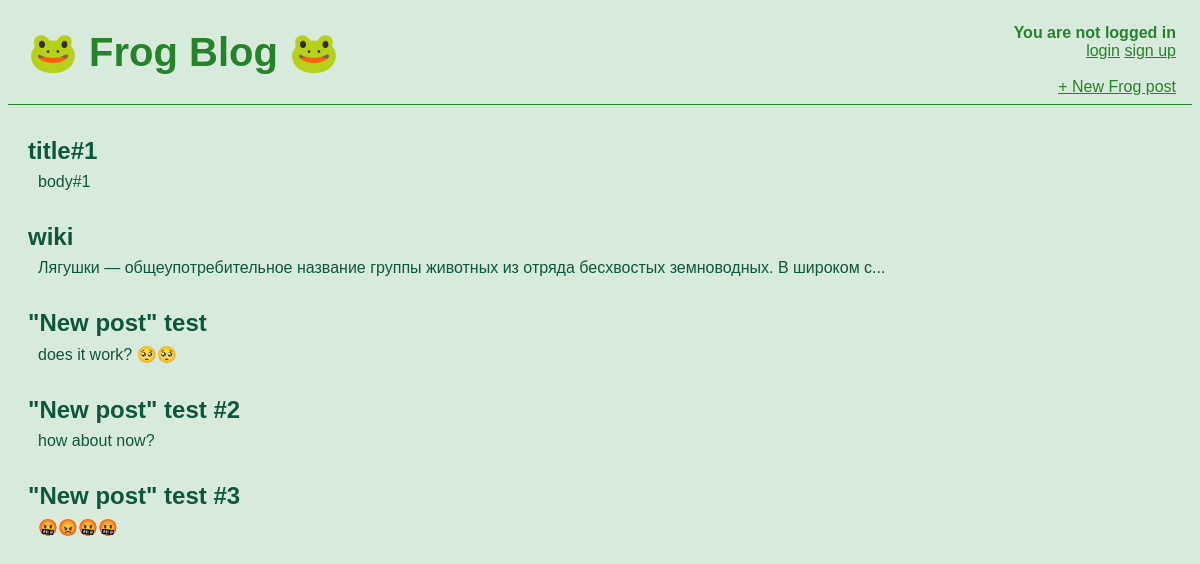
/, run on an earlier commit of the app's database.
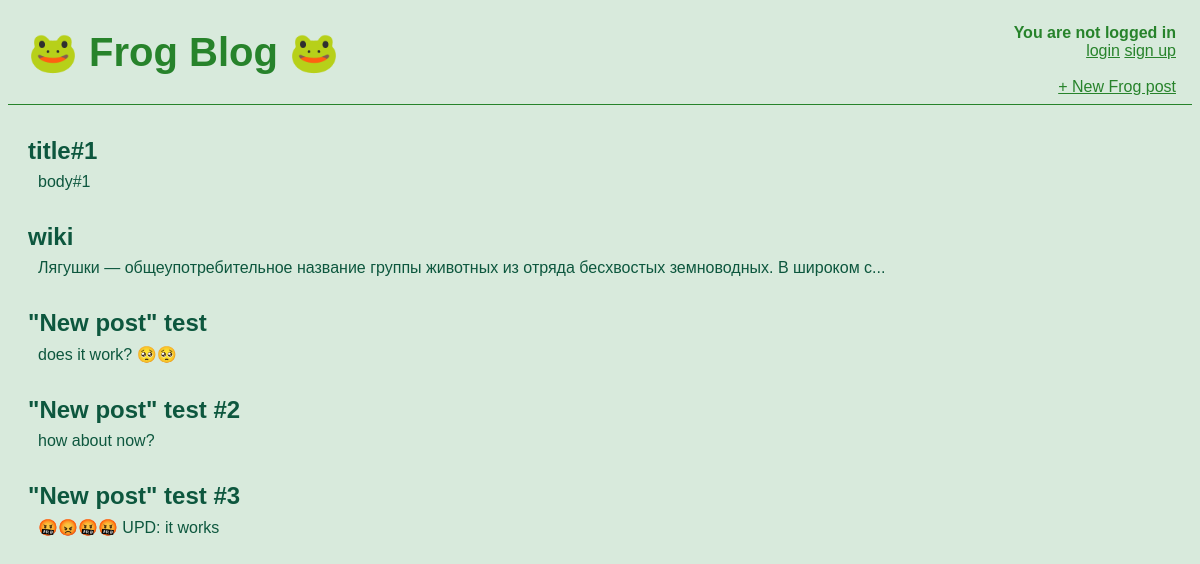
And on a later commit of the database.
### blog/models.py (models this page shows, shortened)
class Post(models.Model):
    title = models.CharField(max_length=200)
    author = models.ForeignKey(
        'auth.User',
        on_delete=models.CASCADE,
        )
    body = models.TextField()
    def bodyFirst100(self):
        if len(self.body) >= 100:
            return self.body[:100] + '...'
        return self.body

### blog/views.py (the view)
# urls.py: path('', views.BlogListView.as_view(), name='home'),
class BlogListView(ListView):
    model = Post
    template_name = 'home.html'

### templates/home.html
{% extends 'base.html' %}
{% block content%}
    {% for post in object_list %}
        <div class="post-entry">
            <h2><a href="{% url 'post_detail' post.pk %}">{{post.title}}</a></h2>
            <p>{{post.bodyFirst100}}</p>
        </div>
    {% endfor %}
{% endblock content%}

What changed in the data, as far as the page shows it:
changed Post "\"New post\" test #3": bodyFirst100 "🤬😡🤬🤬" → "🤬😡🤬🤬 UPD: it works"
